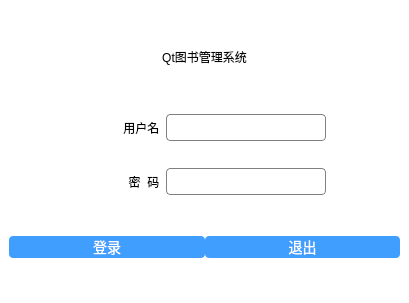
<?xml version="1.0" encoding="UTF-8"?>
<ui version="4.0">
 <class>Login</class>
 <widget class="QDialog" name="Login">
  <property name="geometry">
   <rect>
    <x>0</x>
    <y>0</y>
    <width>409</width>
    <height>303</height>
   </rect>
  </property>
  <property name="windowTitle">
   <string>Dialog</string>
  </property>
  <property name="styleSheet">
   <string notr="true">/* 对应“title”标签（设置大标题字体） */
QLabel#title {
    font: 38px &quot;方正姚体&quot;;
}

/* 对应“name”“password”标签（设置提示文字字体） */
QLabel#name, QLabel#password {
    font: 18px &quot;楷体&quot;;
}

/* 对应“useredit”“passwordedit”输入框（设置输入框样式） */
QLineEdit {
    border-radius:4px;
    min-height:25px;
    border:1px solid gray;
}

/* 对应“btnLogin”“btnExit”按钮（设置按钮样式） */
QPushButton {
    border-radius:4px;
    background:#409eff;
    color:white;
    font-size:14px;
}

/* 对应“widget_2”容器（设置背景为白色，若你想给其他QWidget设背景，替换成widget_3即可） */
QWidget#widget_2 {
    background:white;
}</string>
  </property>
  <layout class="QGridLayout" name="gridLayout">
   <property name="leftMargin">
    <number>0</number>
   </property>
   <property name="topMargin">
    <number>0</number>
   </property>
   <property name="rightMargin">
    <number>0</number>
   </property>
   <property name="bottomMargin">
    <number>0</number>
   </property>
   <property name="spacing">
    <number>0</number>
   </property>
   <item row="0" column="0">
    <widget class="QWidget" name="widget" native="true">
     <property name="maximumSize">
      <size>
       <width>16777215</width>
       <height>16777215</height>
      </size>
     </property>
     <layout class="QGridLayout" name="gridLayout_2">
      <property name="leftMargin">
       <number>0</number>
      </property>
      <property name="topMargin">
       <number>0</number>
      </property>
      <property name="rightMargin">
       <number>0</number>
      </property>
      <property name="bottomMargin">
       <number>0</number>
      </property>
      <property name="spacing">
       <number>0</number>
      </property>
      <item row="0" column="0">
       <widget class="QWidget" name="widget_2" native="true">
        <property name="maximumSize">
         <size>
          <width>16777215</width>
          <height>16777215</height>
         </size>
        </property>
        <layout class="QGridLayout" name="gridLayout_3">
         <property name="leftMargin">
          <number>0</number>
         </property>
         <property name="topMargin">
          <number>0</number>
         </property>
         <property name="rightMargin">
          <number>0</number>
         </property>
         <property name="bottomMargin">
          <number>0</number>
         </property>
         <property name="spacing">
          <number>0</number>
         </property>
         <item row="2" column="2">
          <widget class="QLineEdit" name="useredit">
           <property name="maximumSize">
            <size>
             <width>160</width>
             <height>16777215</height>
            </size>
           </property>
           <property name="alignment">
            <set>Qt::AlignmentFlag::AlignRight|Qt::AlignmentFlag::AlignTrailing|Qt::AlignmentFlag::AlignVCenter</set>
           </property>
          </widget>
         </item>
         <item row="1" column="0" colspan="4">
          <widget class="QLabel" name="title">
           <property name="maximumSize">
            <size>
             <width>16777215</width>
             <height>60</height>
            </size>
           </property>
           <property name="text">
            <string>Qt图书管理系统</string>
           </property>
           <property name="alignment">
            <set>Qt::AlignmentFlag::AlignCenter</set>
           </property>
          </widget>
         </item>
         <item row="2" column="1">
          <widget class="QLabel" name="name">
           <property name="text">
            <string>用户名  </string>
           </property>
           <property name="alignment">
            <set>Qt::AlignmentFlag::AlignRight|Qt::AlignmentFlag::AlignTrailing|Qt::AlignmentFlag::AlignVCenter</set>
           </property>
          </widget>
         </item>
         <item row="5" column="0" colspan="4">
          <widget class="QWidget" name="widget_3" native="true">
           <property name="minimumSize">
            <size>
             <width>0</width>
             <height>2</height>
            </size>
           </property>
           <property name="maximumSize">
            <size>
             <width>16777215</width>
             <height>50</height>
            </size>
           </property>
           <layout class="QGridLayout" name="gridLayout_4">
            <property name="horizontalSpacing">
             <number>20</number>
            </property>
            <item row="0" column="0">
             <layout class="QHBoxLayout" name="horizontalLayout">
              <item>
               <widget class="QPushButton" name="btnLogin">
                <property name="text">
                 <string>登录</string>
                </property>
               </widget>
              </item>
              <item>
               <widget class="QPushButton" name="btnexit">
                <property name="text">
                 <string>退出</string>
                </property>
               </widget>
              </item>
             </layout>
            </item>
           </layout>
          </widget>
         </item>
         <item row="3" column="1">
          <widget class="QLabel" name="password">
           <property name="text">
            <string>密  码  </string>
           </property>
           <property name="alignment">
            <set>Qt::AlignmentFlag::AlignRight|Qt::AlignmentFlag::AlignTrailing|Qt::AlignmentFlag::AlignVCenter</set>
           </property>
          </widget>
         </item>
         <item row="3" column="2">
          <widget class="QLineEdit" name="passwordedit">
           <property name="maximumSize">
            <size>
             <width>160</width>
             <height>16777215</height>
            </size>
           </property>
           <property name="alignment">
            <set>Qt::AlignmentFlag::AlignRight|Qt::AlignmentFlag::AlignTrailing|Qt::AlignmentFlag::AlignVCenter</set>
           </property>
          </widget>
         </item>
        </layout>
       </widget>
      </item>
     </layout>
    </widget>
   </item>
  </layout>
 </widget>
 <resources/>
 <connections/>
</ui>
